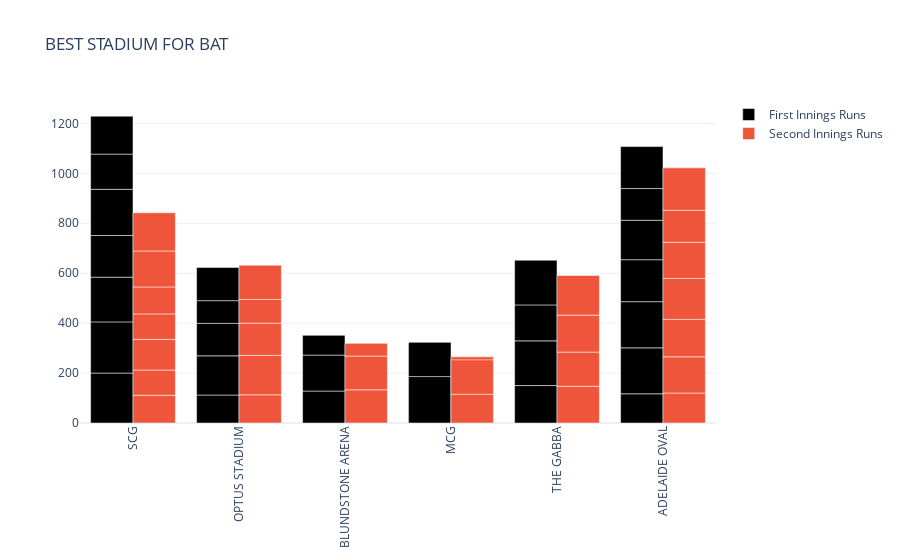

The cell this chart's notebook holds for it:
### Code cell
fig = go.Figure()
fig.add_trace(go.Bar(
    x=data["VENUE"],
    y=data["FIRST INNINGS SCORE"],
    name='First Innings Runs',
    marker_color='BLACK'
))
fig.add_trace(go.Bar(
    x=data["VENUE"],
    y=data["SECOND INNINGS SCORE"],
    name='Second Innings Runs',
    marker_color='DARK GREY'
))
fig.update_layout(barmode='group', 
                  xaxis_tickangle=270, 
                  title="BEST STADIUM FOR BAT")
fig.show()

### Figure 1 — Plotly figure (JSON) as saved in the notebook; plotly's stock layout.template omitted (floating-point values rounded to 4 significant figures)
{"data": [{"marker": {"color": "BLACK"}, "name": "First Innings Runs", "type": "bar", "x": ["SCG", "OPTUS STADIUM", "BLUNDSTONE ARENA", "MCG", "BLUNDSTONE ARENA", "BLUNDSTONE ARENA", "OPTUS STADIUM", "MCG", "MCG", "SCG", "SCG", "OPTUS STADIUM", "MCG", "MCG", "SCG", "THE GABBA", "OPTUS STADIUM", "OPTUS STADIUM", "THE GABBA", "THE GABBA", "THE GABBA", "ADELAIDE OVAL", "ADELAIDE OVAL", "SCG", "ADELAIDE OVAL", "ADELAIDE OVAL", "SCG", "ADELAIDE OVAL", "ADELAIDE OVAL", "MCG", "SCG", "ADELAIDE OVAL", "MCG"], "y": [200, 112, 128, 159, 144, 79, 157, 157, null, 205, 179, 130, null, null, 167, 150, 91, 133, 179, 144, 179, 117, 184, 185, 185, 168, 141, 158, 127, 186, 152, 168, 137]}, {"marker": {"color": "DARK GREY"}, "name": "Second Innings Runs", "type": "bar", "x": ["SCG", "OPTUS STADIUM", "BLUNDSTONE ARENA", "MCG", "BLUNDSTONE ARENA", "BLUNDSTONE ARENA", "OPTUS STADIUM", "MCG", "MCG", "SCG", "SCG", "OPTUS STADIUM", "MCG", "MCG", "SCG", "THE GABBA", "OPTUS STADIUM", "OPTUS STADIUM", "THE GABBA", "THE GABBA", "THE GABBA", "ADELAIDE OVAL", "ADELAIDE OVAL", "SCG", "ADELAIDE OVAL", "ADELAIDE OVAL", "SCG", "ADELAIDE OVAL", "ADELAIDE OVAL", "MCG", "SCG", "ADELAIDE OVAL", "MCG"], "y": [111, 113, 133, 160, 135, 51, 158, 105, null, 101, 123, 129, null, null, 102, 147, 95, 137, 137, 148, 159, 120, 145, 108, 150, 164, 144, 145, 128, 115, 153, 170, 138]}], "layout": {"barmode": "group", "title": {"text": "BEST STADIUM FOR BAT"}, "xaxis": {"tickangle": -90}}}
